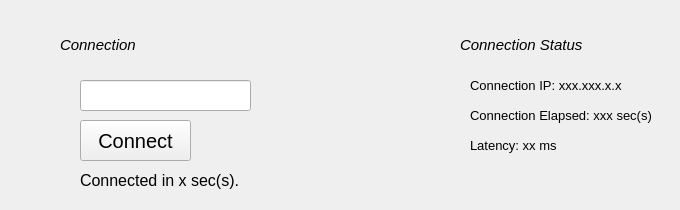
    <widget class="QWidget" name="win3">
     <attribute name="title">
      <string>Connection</string>
     </attribute>
     <widget class="QLabel" name="lblConnection">
      <property name="geometry">
       <rect>
        <x>60</x>
        <y>20</y>
        <width>131</width>
        <height>51</height>
       </rect>
      </property>
      <property name="text">
       <string>&lt;html&gt;&lt;head/&gt;&lt;body&gt;&lt;p&gt;&lt;span style=&quot; font-size:11pt; font-style:italic;&quot;&gt;Connection&lt;/span&gt;&lt;/p&gt;&lt;/body&gt;&lt;/html&gt;</string>
      </property>
     </widget>
     <widget class="QLineEdit" name="connectionInput">
      <property name="geometry">
       <rect>
        <x>80</x>
        <y>80</y>
        <width>171</width>
        <height>31</height>
       </rect>
      </property>
     </widget>
     <widget class="QPushButton" name="btnConnectionButton">
      <property name="geometry">
       <rect>
        <x>80</x>
        <y>120</y>
        <width>111</width>
        <height>41</height>
       </rect>
      </property>
      <property name="styleSheet">
       <string notr="true">font-size: 20px;</string>
      </property>
      <property name="text">
       <string>Connect</string>
      </property>
     </widget>
     <widget class="QLabel" name="connectedSec">
      <property name="geometry">
       <rect>
        <x>80</x>
        <y>160</y>
        <width>201</width>
        <height>41</height>
       </rect>
      </property>
      <property name="text">
       <string>&lt;html&gt;&lt;head/&gt;&lt;body&gt;&lt;p&gt;&lt;span style=&quot; font-size:12pt;&quot;&gt;Connected in x sec(s).&lt;/span&gt;&lt;/p&gt;&lt;/body&gt;&lt;/html&gt;</string>
      </property>
     </widget>
     <widget class="QLabel" name="lblConnectionStatus">
      <property name="geometry">
       <rect>
        <x>460</x>
        <y>20</y>
        <width>131</width>
        <height>51</height>
       </rect>
      </property>
      <property name="text">
       <string>&lt;html&gt;&lt;head/&gt;&lt;body&gt;&lt;p&gt;&lt;span style=&quot; font-size:11pt; font-style:italic;&quot;&gt;Connection Status&lt;/span&gt;&lt;/p&gt;&lt;/body&gt;&lt;/html&gt;</string>
      </property>
     </widget>
     <widget class="QLabel" name="lblConnectionIP">
      <property name="geometry">
       <rect>
        <x>470</x>
        <y>70</y>
        <width>201</width>
        <height>31</height>
       </rect>
      </property>
      <property name="text">
       <string>&lt;html&gt;&lt;head/&gt;&lt;body&gt;&lt;p&gt;&lt;span style=&quot; font-size:10pt;&quot;&gt;Connection IP: xxx.xxx.x.x&lt;/span&gt;&lt;/p&gt;&lt;/body&gt;&lt;/html&gt;</string>
      </property>
     </widget>
     <widget class="QLabel" name="lblConnectionElapsed">
      <property name="geometry">
       <rect>
        <x>470</x>
        <y>100</y>
        <width>201</width>
        <height>31</height>
       </rect>
      </property>
      <property name="text">
       <string>&lt;html&gt;&lt;head/&gt;&lt;body&gt;&lt;p&gt;&lt;span style=&quot; font-size:10pt;&quot;&gt;Connection Elapsed: xxx sec(s)&lt;/span&gt;&lt;/p&gt;&lt;/body&gt;&lt;/html&gt;</string>
      </property>
     </widget>
     <widget class="QLabel" name="lblConnectionLatency">
      <property name="geometry">
       <rect>
        <x>470</x>
        <y>130</y>
        <width>201</width>
        <height>31</height>
       </rect>
      </property>
      <property name="text">
       <string>&lt;html&gt;&lt;head/&gt;&lt;body&gt;&lt;p&gt;&lt;span style=&quot; font-size:10pt;&quot;&gt;Latency: xx ms&lt;/span&gt;&lt;/p&gt;&lt;/body&gt;&lt;/html&gt;</string>
      </property>
     </widget>
    </widget>
